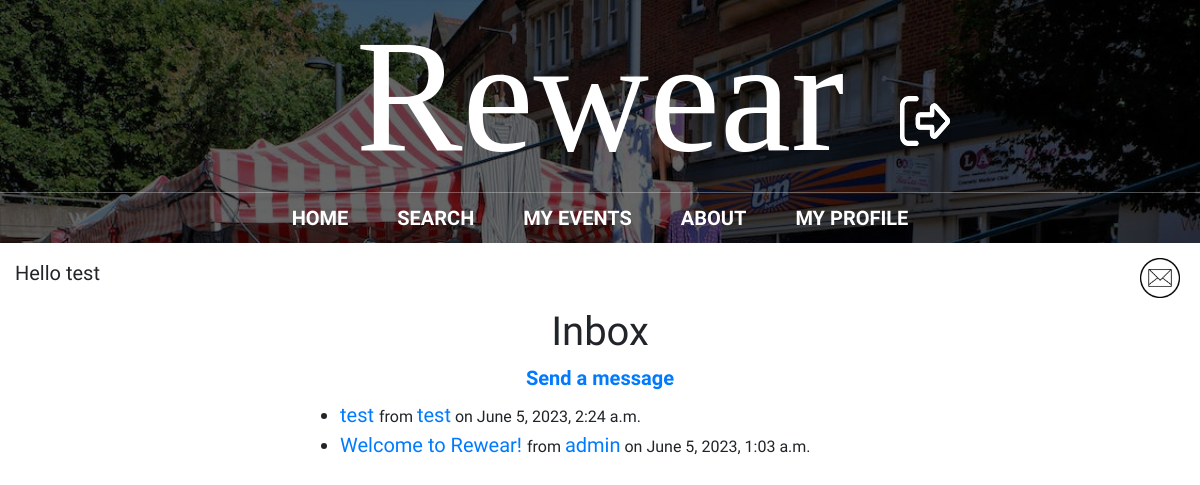
Page /inbox/ (signed in) on the earlier database version.
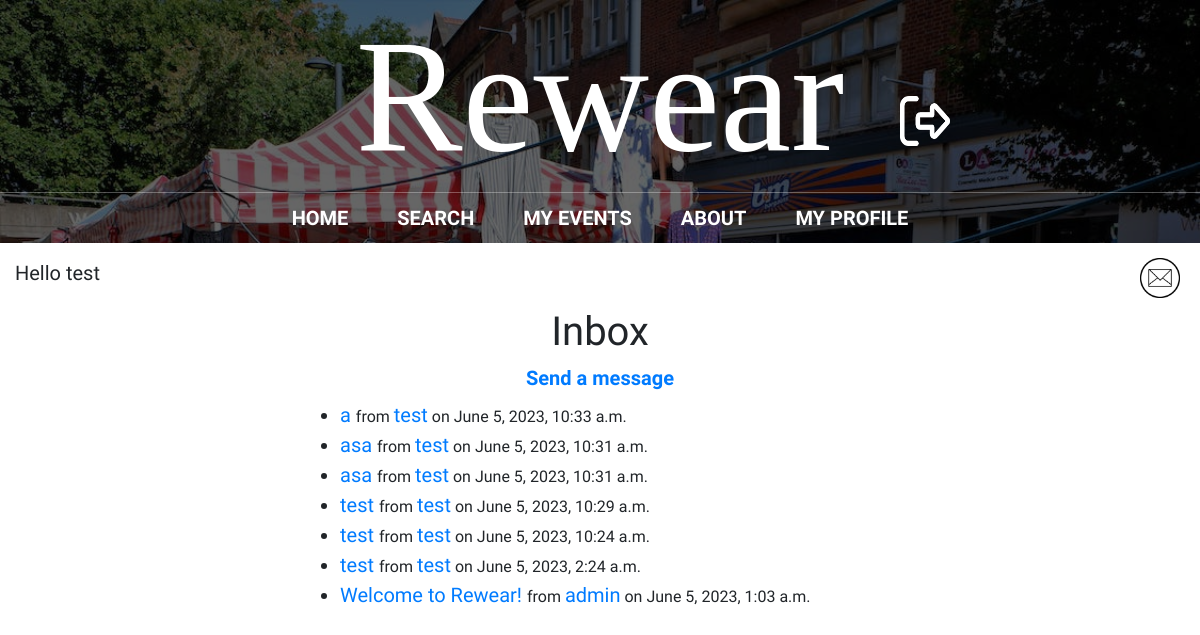
Same page on the later database version.
### main/models.py (models this page shows)
class Message(models.Model):
    sender = models.ForeignKey(User, on_delete=models.CASCADE, related_name='sent_messages')
    recipient = models.ForeignKey(User, on_delete=models.CASCADE, related_name='received_messages')
    subject = models.CharField(max_length=255)
    body = models.TextField()
    from django.utils import timezone
    created_at = models.DateTimeField(default=timezone.now)
    is_read = models.BooleanField(default=False)

### main/views.py (the view)
# urls.py: path("inbox/", views.inbox, name="inbox"),
@login_required
def inbox(request):
    messages = Message.objects.filter(recipient=request.user)
    new_mail = new_messages(request.user.username)
    return render(request, 'main/inbox.html', {'messages': messages, 'new_mail': new_mail})

### main/views.py (called while the page is built)
def new_messages(username):
    try:
        messages = Message.objects.filter(recipient=User.objects.filter(username=username)[0])
        for m in messages:
            if not m.is_read:
                return True
        return False
    except:
        return False

### main/templates/main/inbox.html (shortened to what this page needs)
{% extends 'main/base.html' %}
{% block content %}
  <center><h2>Inbox</h2>
    <a href="/send_message/"><h5><b>Send a message</b></h5></a>
  {% if messages %}
    <ul class="mail">
      {% for message in messages reversed %}
        <li{% if not message.is_read %} style="font-weight: bold;"{% endif %}>
          <a href="/message_detail/{{message.id}}">
            {% if not message.is_read %}
              <big><b>{{ message.subject }}</b></big>
            {% else %}
              {{ message.subject }}
            {% endif %}
          </a>
          {% if not message.is_read %}
            from <a href="/profile/{{ message.sender.username }}">{{ message.sender.username }}</a> on {{ message.created_at }}
          {% else %}
            <small>from <a href="/profile/{{ message.sender.username }}">{{ message.sender.username }}</a> on {{ message.created_at }}</small>
          {% endif %}
        </li>
      {% endfor %}
    </ul>
  {% else %}
    <p>No messages.</p></center>
  {% endif %}
{% endblock %}

Differences in the rows shown:
added Message: subject "a", sender.username "test", created_at "June 5, 2023, 10:33 a.m."
added Message: subject "asa", sender.username "test", created_at "June 5, 2023, 10:31 a.m."
added Message: subject "asa", sender.username "test", created_at "June 5, 2023, 10:31 a.m."
added Message: subject "test", sender.username "test", created_at "June 5, 2023, 10:29 a.m."
added Message: subject "test", sender.username "test", created_at "June 5, 2023, 10:24 a.m."
